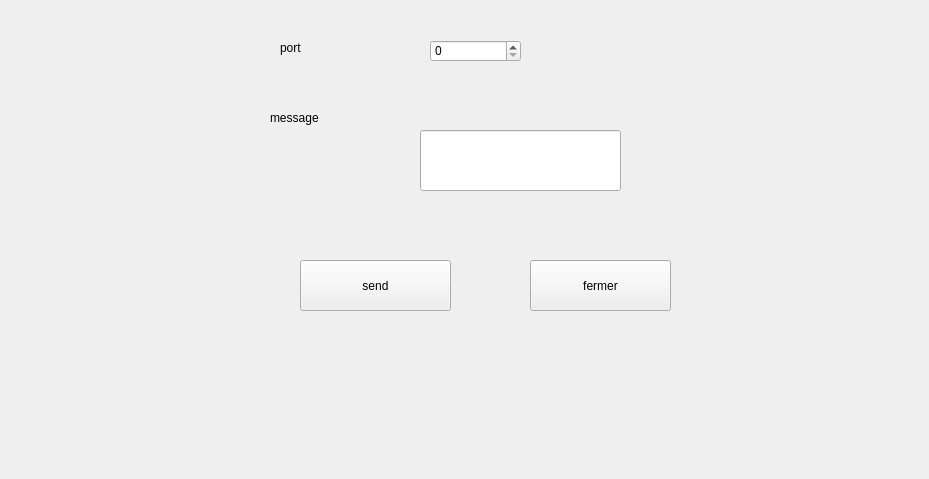
<?xml version="1.0" encoding="UTF-8"?>
<ui version="4.0">
 <class>Chat</class>
 <widget class="QWidget" name="Chat">
  <property name="geometry">
   <rect>
    <x>0</x>
    <y>0</y>
    <width>929</width>
    <height>479</height>
   </rect>
  </property>
  <property name="windowTitle">
   <string>Form</string>
  </property>
  <widget class="QLabel" name="port_2">
   <property name="geometry">
    <rect>
     <x>280</x>
     <y>40</y>
     <width>56</width>
     <height>16</height>
    </rect>
   </property>
   <property name="text">
    <string>port</string>
   </property>
  </widget>
  <widget class="QLineEdit" name="msj">
   <property name="geometry">
    <rect>
     <x>420</x>
     <y>130</y>
     <width>201</width>
     <height>61</height>
    </rect>
   </property>
  </widget>
  <widget class="QLabel" name="hostname">
   <property name="geometry">
    <rect>
     <x>270</x>
     <y>110</y>
     <width>56</width>
     <height>16</height>
    </rect>
   </property>
   <property name="text">
    <string>message</string>
   </property>
  </widget>
  <widget class="QSpinBox" name="port">
   <property name="geometry">
    <rect>
     <x>430</x>
     <y>40</y>
     <width>91</width>
     <height>22</height>
    </rect>
   </property>
   <property name="minimum">
    <number>0</number>
   </property>
   <property name="value">
    <number>0</number>
   </property>
  </widget>
  <widget class="QPushButton" name="sendbutton">
   <property name="geometry">
    <rect>
     <x>300</x>
     <y>260</y>
     <width>151</width>
     <height>51</height>
    </rect>
   </property>
   <property name="text">
    <string>send</string>
   </property>
  </widget>
  <widget class="QPushButton" name="cancelbutton">
   <property name="geometry">
    <rect>
     <x>530</x>
     <y>260</y>
     <width>141</width>
     <height>51</height>
    </rect>
   </property>
   <property name="text">
    <string>fermer</string>
   </property>
  </widget>
 </widget>
 <resources/>
 <connections/>
</ui>
